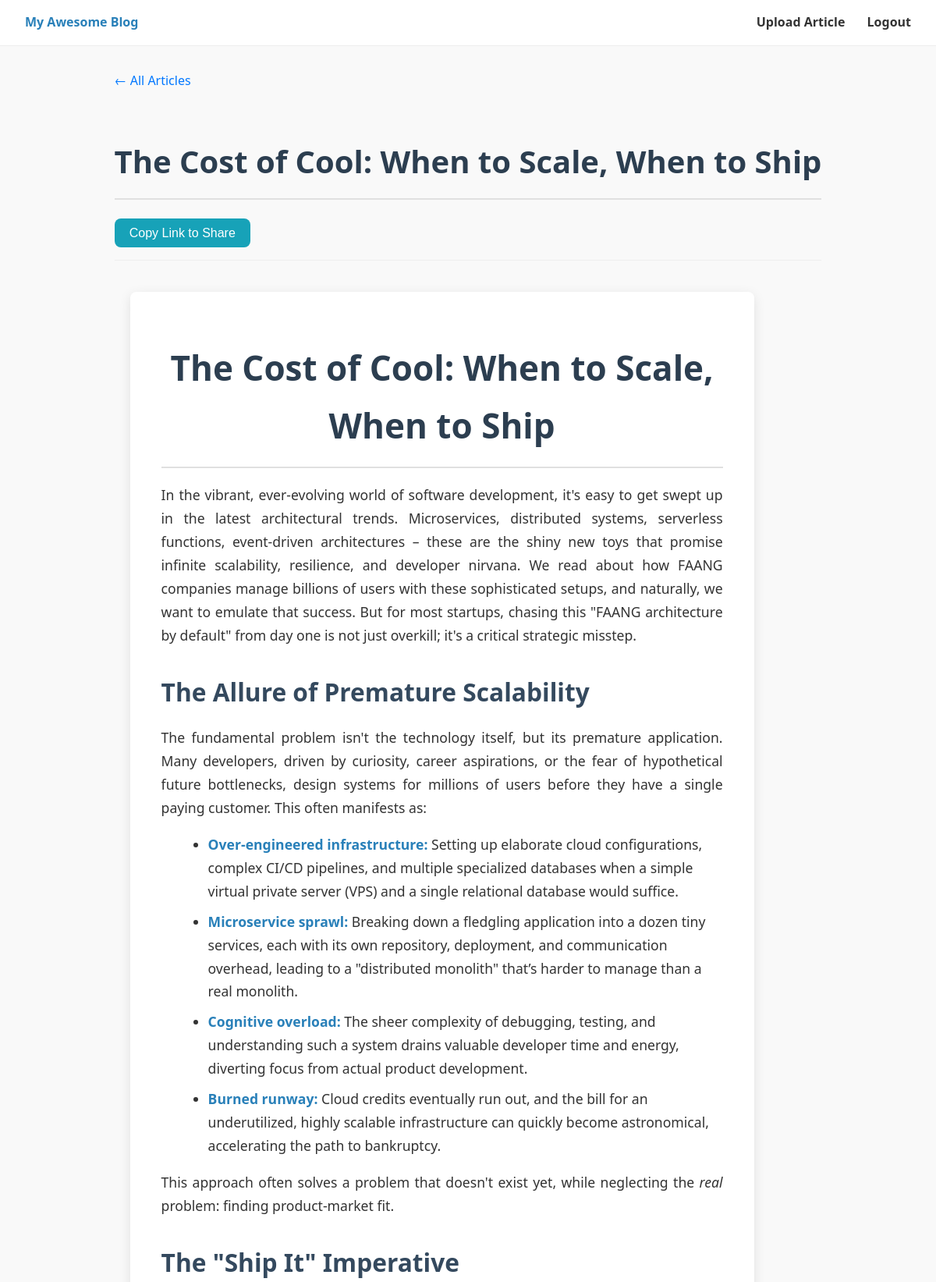
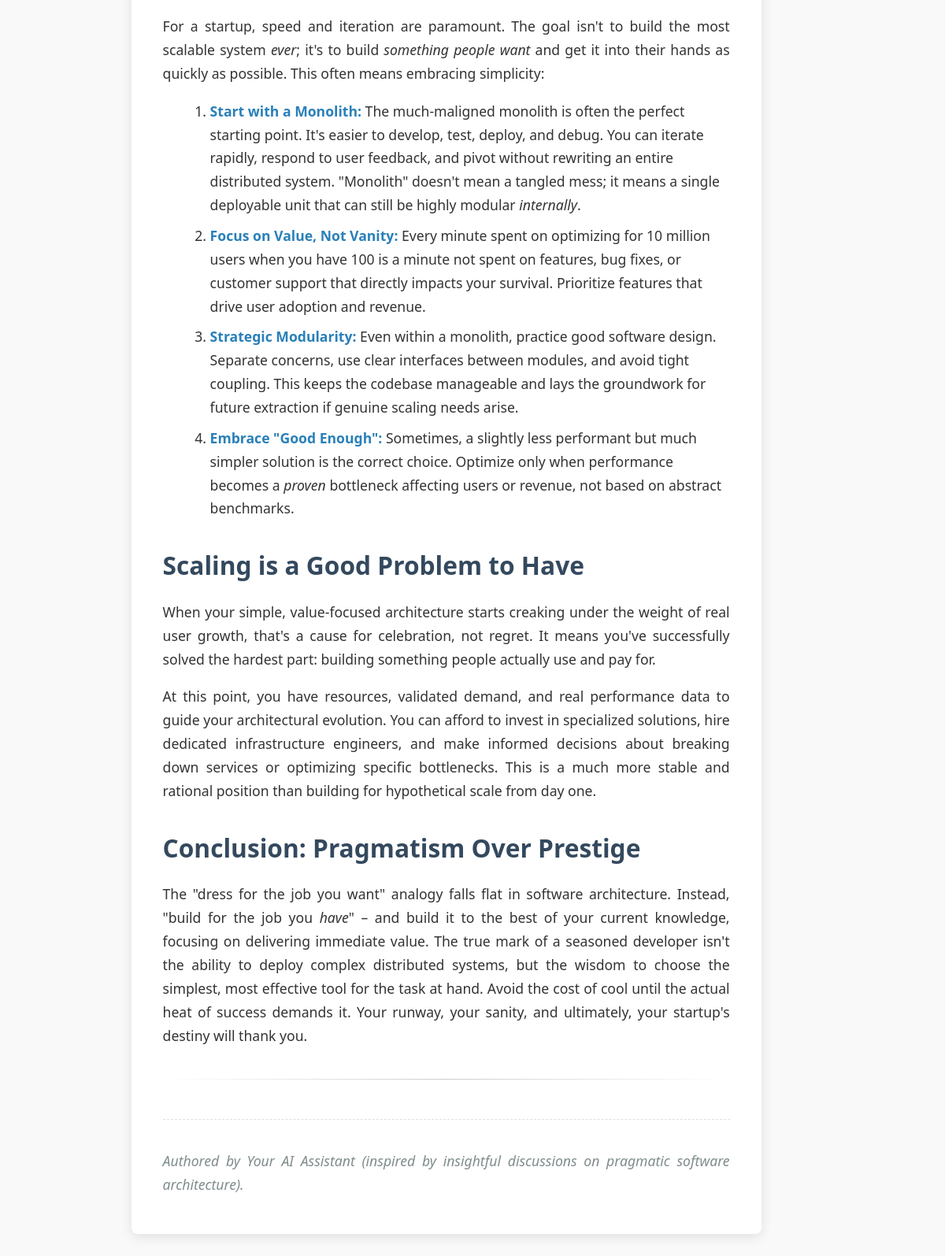
The page /article/the-cost-of-cool-when-to-scale-when-to-ship (signed in) on the database its author committed (2 pictures, top to bottom).
### app.py (models this page shows)
class Article(db.Model):
    id = db.Column(db.Integer, primary_key=True)
    slug = db.Column(db.String(150), unique=True, nullable=False)
    title = db.Column(db.String(200), nullable=False)
    html_content = db.Column(db.Text, nullable=False)

### app.py (the view)
@app.route('/article/<slug>')
def article(slug):
    article = Article.query.filter_by(slug=slug).first_or_404()
    return render_template('article.html', article=article)

### app.py (called while the page is built)
@login_manager.user_loader
def load_user(user_id):
    return User.query.get(int(user_id))

### templates/article.html (shortened to what this page needs)
{% extends 'base.html' %}
{% block content %}
<a class="back-link" href="{{ url_for('home') }}">← All Articles</a>
<div class="article-header">
  <h1 class="article-title">{{ article.title }}</h1>
  <button id="copyBtn" class="share-button" onclick="copyLink()">Copy Link to Share</button>
</div>
<div class="article-content">
  {{ article.html_content | safe }}
</div>
{% endblock %}

### templates/base.html (style rules this page uses)
body { font-family: 'Lato', sans-serif; background: #f9f9f9; color: #333; margin: 0; display: flex; flex-direction: column; min-height: 100vh; }
a { color: #0077ff; }

### templates/article.html (style rules this page uses)
.article-header { margin-bottom: 2rem; border-bottom: 1px solid #eee; padding-bottom: 1rem; }
.article-title { font-size: 2.5rem; margin-bottom: 0.5rem; }
.back-link { display: inline-block; margin-bottom: 2rem; color: #0077ff; text-decoration: none; }
.article-content { line-height: 1.7; font-size: 1.1rem; }
.share-button { background: #17a2b8; color: white; border: none; padding: 0.6rem 1.2rem; border-radius: 8px; cursor: pointer; font-size: 1rem; margin-top: 1rem; transition: background-color 0.2s; }

### rows shown on the page
Article: title "The Cost of Cool: When to Scale, When to Ship", html_content "The Cost of Cool: When to Scale, When to Ship In the vibrant, ever-evolving world of software development, it's easy to get swept up in the latest architectural trends. Microservices, distributed systems, serverless functions, event-driven architectures – these are the shiny new toys that promise infinite scalability, resilience, and developer nirvana. We read about how FAANG companies manage billions of users with these sophisticated setups, and naturally, we want to emulate that success. But for most startups, chasing this \"FAANG architecture by default\" from day one is not just overkill; it's a critical strategic misstep. The Allure of Premature Scalability The fundamental problem isn't…"
